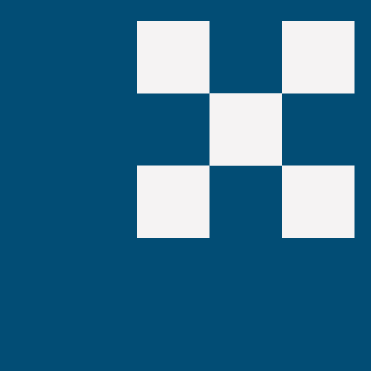
#> input picture 6/18.png, 371 x 371 px
$ python limiarizacao.py
#> lines starting #> are read from the running program, lines starting #| are printed output that depends on the picture; after the words box and inside, x2 and y2 are one past the last pixel; in counts of white or black regions, pixels touching at a corner belong together
import os
import numpy as np
from PIL import Image, UnidentifiedImageError
import matplotlib.pyplot as plt
from typing import Optional # Union and Tuple were not strictly needed here


# --- Funções Auxiliares Padronizadas ---

def load_pil_image(file_path: str) -> Optional[Image.Image]:
    """
    Carrega uma imagem a partir do caminho do arquivo usando Pillow.

    Args:
        file_path: Caminho para o arquivo de imagem.

    Returns:
        Um objeto Image da PIL se o carregamento for bem-sucedido, None caso contrário.
    """
    try:
        img = Image.open(file_path)
        return img
    except FileNotFoundError:
        print(f"Erro: Arquivo de imagem não encontrado em '{file_path}'.")
    except UnidentifiedImageError:
        print(f"Erro: Não foi possível identificar o arquivo de imagem. Pode estar corrompido ou não ser um formato suportado: '{file_path}'.")
    except Exception as e:
        print(f"Um erro inesperado ocorreu ao carregar a imagem '{file_path}': {e}")
    return None

def pil_to_numpy_array(image: Image.Image, dtype: type = np.uint8) -> np.ndarray:
    """
    Converte uma imagem PIL para um array NumPy.

    Args:
        image: A imagem PIL.
        dtype: O tipo de dados desejado para o array NumPy (padrão: np.uint8).

    Returns:
        Um array NumPy representando a imagem.
    """
    return np.array(image, dtype=dtype)

def numpy_to_pil_image(array: np.ndarray) -> Image.Image:
    """
    Converte um array NumPy para uma imagem PIL.
    Lida com escala de cinza (2D) e RGB (3D).

    Args:
        array: O array NumPy.

    Returns:
        Um objeto Image da PIL.
    """
    if array.ndim == 2:
        # Garante que o array seja uint8 para o modo 'L'
        if array.dtype != np.uint8:
            # Normaliza se for float, por exemplo, assumindo 0-1 ou 0-255
            if np.max(array) <= 1.0 and np.min(array) >= 0.0 and array.dtype != np.uint8: # Float 0-1
                 array = (array * 255).astype(np.uint8)
            else: # Outros tipos, tenta converter direto, clip para garantir
                 array = np.clip(array, 0, 255).astype(np.uint8)
        return Image.fromarray(array, 'L')
    elif array.ndim == 3 and array.shape[2] == 3:
        return Image.fromarray(array.astype(np.uint8), 'RGB')
    elif array.ndim == 3 and array.shape[2] == 4: # Suporte para RGBA
        return Image.fromarray(array.astype(np.uint8), 'RGBA')
    else:
        raise ValueError(f"Formato de array NumPy não suportado para conversão PIL: {array.shape}, dtype: {array.dtype}")

def save_numpy_as_image(array: np.ndarray, file_path: str) -> None:
    """
    Salva um array NumPy como um arquivo de imagem usando Pillow.

    Args:
        array: O array NumPy representando a imagem.
        file_path: Caminho para salvar o arquivo de imagem.
    """
    try:
        image = numpy_to_pil_image(array)
        image.save(file_path)
        print(f"Imagem salva com sucesso em '{file_path}'.")
    except Exception as e:
        print(f"Erro ao salvar imagem em '{file_path}': {e}")

def convert_pil_to_grayscale_numpy(image: Image.Image) -> np.ndarray:
    """
    Converte uma imagem PIL para um array NumPy em escala de cinza (uint8).

    Args:
        image: A imagem PIL de entrada.

    Returns:
        Um array NumPy representando a imagem em escala de cinza.
    """
    if image.mode == 'L':
        return pil_to_numpy_array(image, dtype=np.uint8)
    return pil_to_numpy_array(image.convert('L'), dtype=np.uint8)


# --- Função Principal de Limiarização ---

def manual_thresholding(image_gray_numpy: np.ndarray, threshold_value: int) -> np.ndarray:
    """
    Aplica limiarização manual a uma imagem em escala de cinza.
    Pixels com valor > threshold_value tornam-se 255 (branco), outros 0 (preto).

    Args:
        image_gray_numpy: Array NumPy 2D da imagem em escala de cinza (esperado ser uint8).
        threshold_value: Valor do limiar (0-255).

    Returns:
        Array NumPy 2D da imagem binarizada (uint8, valores 0 ou 255).
    """
    if not (0 <= threshold_value <= 255):
        raise ValueError("O valor do limiar deve estar entre 0 e 255.")
    if image_gray_numpy.ndim != 2:
        raise ValueError("A imagem de entrada para limiarização deve ser 2D (escala de cinza).")

    # Garante que a imagem de entrada seja uint8 para a comparação
    current_dtype = image_gray_numpy.dtype
    if current_dtype != np.uint8:
        print(f"Aviso: A imagem de entrada para limiarização não é uint8 (dtype: {current_dtype}). Será convertida/clipada para uint8.")
        if np.issubdtype(current_dtype, np.floating) and np.max(image_gray_numpy) <= 1.0 and np.min(image_gray_numpy) >=0.0:
            image_gray_numpy = (image_gray_numpy * 255).astype(np.uint8)
        else:
            image_gray_numpy = np.clip(image_gray_numpy, 0, 255).astype(np.uint8)

    # Cria a imagem binária: True onde > threshold_value, False caso contrário
    binary_image = image_gray_numpy > threshold_value

    # Converte o array booleano para uint8 (True -> 1, False -> 0) e multiplica por 255
    return binary_image.astype(np.uint8) * 255


# --- Função de Plotagem ---

def plot_thresholding_results(
    original_gray_numpy: np.ndarray,
    thresholded_image_numpy: np.ndarray,
    threshold_value: int,
    main_title: str = "Resultados da Limiarização",
    output_path: Optional[str] = None
) -> None:
    """
    Plota a imagem original em escala de cinza e a imagem limiarizada.

    Args:
        original_gray_numpy: Imagem original em escala de cinza (NumPy array).
        thresholded_image_numpy: Imagem limiarizada (NumPy array).
        threshold_value: Valor do limiar utilizado.
        main_title: Título principal para o plot.
        output_path: Caminho opcional para salvar o plot.
    """
    fig, axes = plt.subplots(1, 2, figsize=(12, 6))
    fig.suptitle(f"{main_title} (Limiar: {threshold_value})", fontsize=16)

    axes[0].imshow(original_gray_numpy, cmap='gray', vmin=0, vmax=255)
    axes[0].set_title(f"Original em Cinza\nShape: {original_gray_numpy.shape}")
    axes[0].axis('off')

    axes[1].imshow(thresholded_image_numpy, cmap='gray', vmin=0, vmax=255)
    axes[1].set_title(f"Imagem Limiarizada\nShape: {thresholded_image_numpy.shape}")
    axes[1].axis('off')

    plt.tight_layout(rect=[0, 0, 1, 0.95]) # Ajuste para o supertítulo

    if output_path:
        try:
            plt.savefig(output_path)
            print(f"Plot salvo com sucesso em '{output_path}'.")
        except Exception as e:
            print(f"Erro ao salvar o plot em '{output_path}': {e}")
    plt.show()


# --- Bloco de Execução Principal ---

if __name__ == '__main__':
    script_dir = os.path.dirname(os.path.abspath(__file__))

    # Tenta usar '18.png', se não existir, tenta 'img.png' ou 'image.png'
    input_image_filename_options = ["18.png", "img.png", "image.png"]
    input_image_filename = None
    input_image_full_path = None

    for fname in input_image_filename_options:
        temp_path = os.path.join(script_dir, fname)
        if os.path.exists(temp_path):
            input_image_filename = fname
            input_image_full_path = temp_path
            print(f"Usando imagem de entrada: '{input_image_full_path}'")
            break

    if not input_image_full_path:
        print(f"Nenhuma das imagens de entrada padrão ({', '.join(input_image_filename_options)}) foi encontrada em '{script_dir}'.")
        # exit(1) # Considerar sair se nenhuma imagem for encontrada

    output_dir_name = "resultados_limiarizacao"
    output_dir_path = os.path.join(script_dir, output_dir_name)

    default_threshold = 128

    try:
        os.makedirs(output_dir_path, exist_ok=True)
        print(f"Diretório de saída '{output_dir_path}' assegurado.")
    except OSError as e:
        print(f"Erro ao criar diretório de saída '{output_dir_path}': {e}")
        # exit(1) # Considerar sair

    if input_image_full_path and input_image_filename: # Procede apenas se uma imagem foi encontrada
        print(f"Carregando imagem: '{input_image_full_path}'...")
        pil_image_original = load_pil_image(input_image_full_path)
#> in load_pil_image, img is the input picture: PIL image 371x371 RGB; mean R, G, B 48.4, 108.7, 141.1

        if pil_image_original:
            print("Convertendo imagem para array NumPy em escala de cinza...")
            numpy_image_gray = convert_pil_to_grayscale_numpy(pil_image_original)
#> in pil_to_numpy_array, `return np.array(image, dtype=dtype)`:
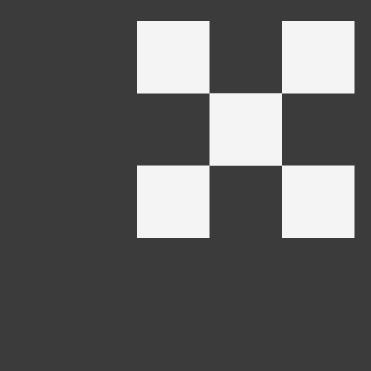
#> returned value: shape (371, 371); min 59, max 244, mean 94.3

            base_filename = os.path.splitext(input_image_filename)[0]
            original_gray_filename = f"{base_filename}_gray_numpy.png"
            original_gray_output_path = os.path.join(output_dir_path, original_gray_filename)
            save_numpy_as_image(numpy_image_gray, original_gray_output_path)

            print(f"Aplicando limiarização manual com limiar = {default_threshold}...")
            numpy_image_thresholded = manual_thresholding(numpy_image_gray, default_threshold)
#> in manual_thresholding, `binary_image = image_gray_numpy > threshold_value`:
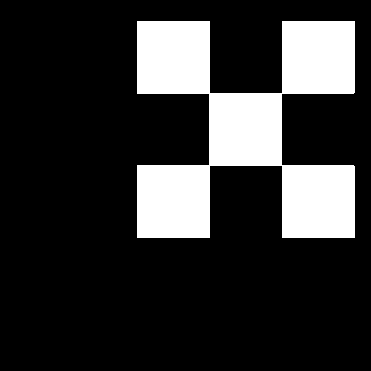
#> binary_image: shape (371, 371) bool; 19.4% white; 1 white region, box (x1, y1, x2, y2) and area: (137, 21, 355, 238) 26641

            thresholded_filename = f"{base_filename}_thresholded_{default_threshold}.png"
            thresholded_output_path = os.path.join(output_dir_path, thresholded_filename)
            save_numpy_as_image(numpy_image_thresholded, thresholded_output_path)

            plot_filename = f"plot_{base_filename}_thresholding_results.png"
            plot_output_path = os.path.join(output_dir_path, plot_filename)

            plot_thresholding_results(
                original_gray_numpy=numpy_image_gray,
                thresholded_image_numpy=numpy_image_thresholded,
                threshold_value=default_threshold,
                main_title=f"Limiarização Manual - {input_image_filename}",
                output_path=plot_output_path
            )
#> in plot_thresholding_results, `plt.savefig(output_path)`:
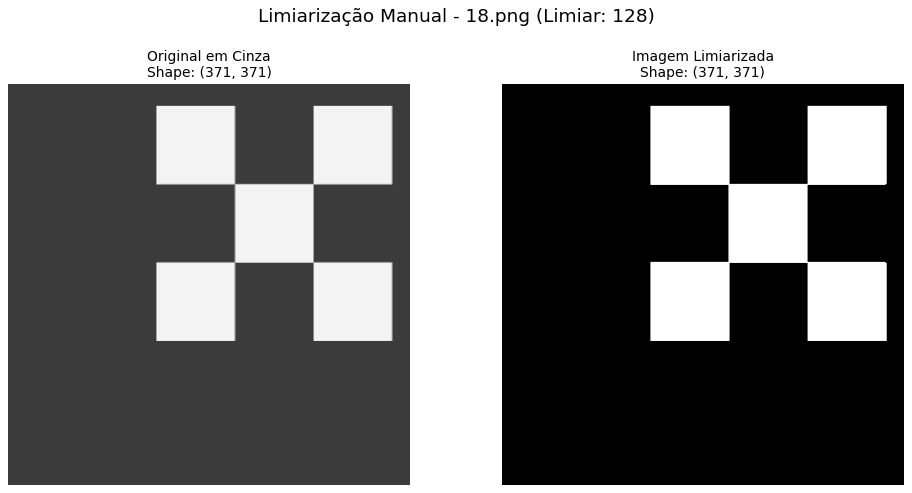
#> figure drawn by matplotlib, 2 panels
            print(f"Processamento de limiarização para '{input_image_filename}' concluído.")
        else:
            print(f"Não foi possível carregar a imagem '{input_image_full_path}'. O script será interrompido.")
    else:
        print("Nenhuma imagem de entrada válida foi processada.")
